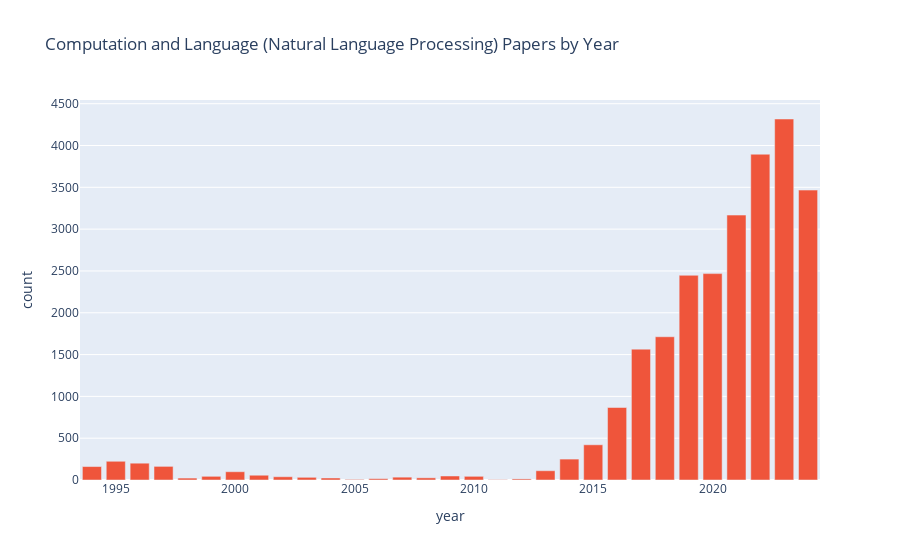

Source (notebook cell):
### Markdown cell above
### Bar plots for individual computational topics

### Code cell
top = 'Computation and Language (Natural Language Processing)'
px.bar(cat_year_num.query("category == @top"), x = 'year', y = 'count', title= top + " Papers by Year", color_discrete_sequence=[color_dict[top]])

### Figure 1 — Plotly figure (JSON) as saved in the notebook; plotly's stock layout.template omitted (floating-point values rounded to 4 significant figures)
{"data": [{"hovertemplate": "year=%{x}<br>count=%{y}<extra></extra>", "legendgroup": "", "marker": {"color": "#EF553B", "pattern": {"shape": ""}}, "name": "", "orientation": "v", "showlegend": false, "textposition": "auto", "type": "bar", "x": [1994, 1995, 1996, 1997, 1998, 1999, 2000, 2001, 2002, 2003, 2004, 2005, 2006, 2007, 2008, 2009, 2010, 2011, 2012, 2013, 2014, 2015, 2016, 2017, 2018, 2019, 2020, 2021, 2022, 2023, 2024], "xaxis": "x", "y": [161, 224, 201, 163, 23, 44, 99, 57, 39, 32, 24, 7, 16, 34, 26, 48, 44, 4, 13, 111, 250, 421, 867, 1565, 1713, 2448, 2468, 3168, 3896, 4317, 3467], "yaxis": "y"}], "layout": {"barmode": "relative", "legend": {"tracegroupgap": 0}, "title": {"text": "Computation and Language (Natural Language Processing) Papers by Year"}, "xaxis": {"anchor": "y", "domain": [0, 1], "title": {"text": "year"}}, "yaxis": {"anchor": "x", "domain": [0, 1], "title": {"text": "count"}}}}
